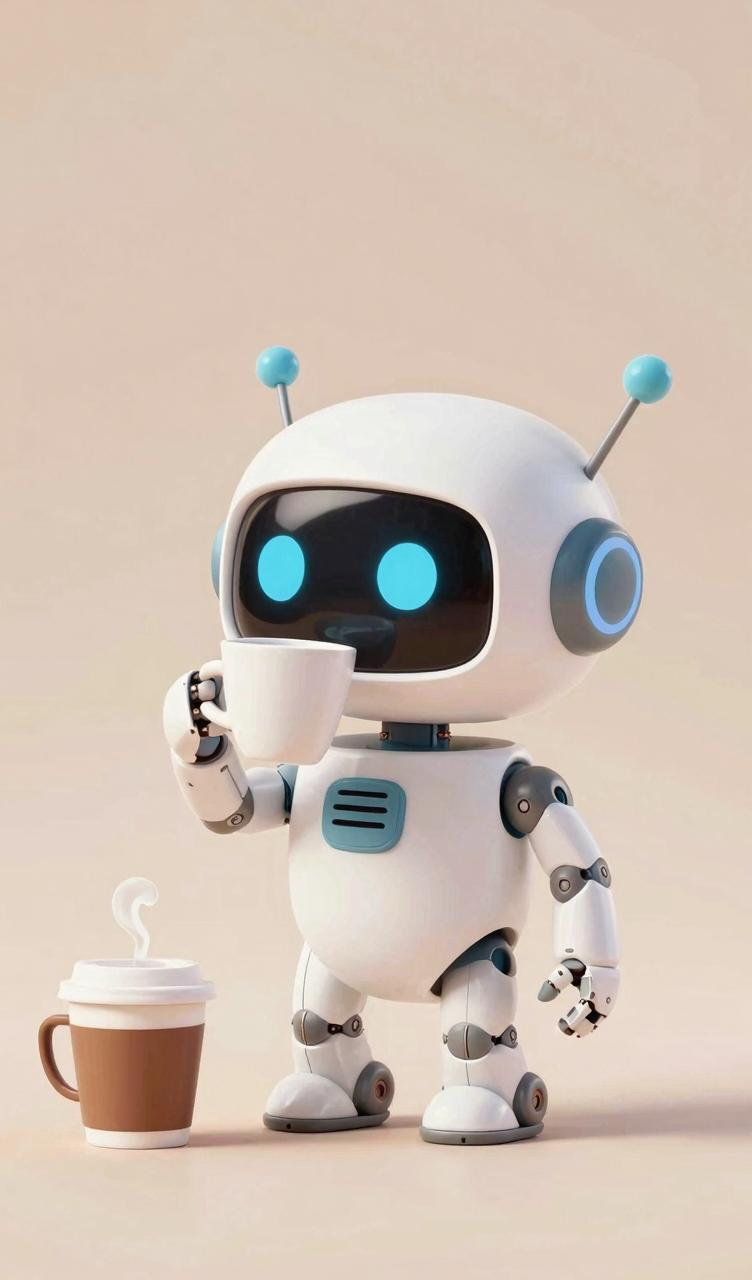
#> input picture skills/modelscope-api/assets/test_robot.jpg, 752 x 1280 px
$ python -i detect_characters.py   (imports and definitions only)
#> lines starting #> are read from the running program, lines starting #| are printed output that depends on the picture
#!/usr/bin/env python3
"""
detect_characters.py — Visual character clustering for the video-analyzer skill.

Usage:
    python3 detect_characters.py --frames-dir /tmp/video_work/frames \
                                  --output /tmp/video_work/characters.json \
                                  --manifest /tmp/video_work/manifest.json

Strategy:
  1. For each frame: extract dominant color regions from the top-half (character area)
  2. Build a color histogram fingerprint per frame
  3. Cluster frames by histogram similarity → each cluster = one recurring "character slot"
  4. Pick the most representative frame per cluster
  5. Output a characters.json with: count, clusters, representative_frame paths
"""

import argparse
import json
import os
import sys

import cv2
import numpy as np

parser = argparse.ArgumentParser()
# [10 lines not run here, left out]

# [1 line that did not run here, left out]
# [3 lines not run here, left out]

# ── Compute HSV histogram fingerprint per frame ───────────────────────────────
def frame_fingerprint(path):
    img = cv2.imread(path)
#> img is the input picture: shape (1280, 752, 3); mean B, G, R 178.8, 190.6, 205.9
    if img is None:
        return None
    h, w = img.shape[:2]
#> h = 1280; w = 752
    # Focus on center 60% of image width, top 70% of height (character body area)
    roi = img[0:int(h * 0.70), int(w * 0.20):int(w * 0.80)]
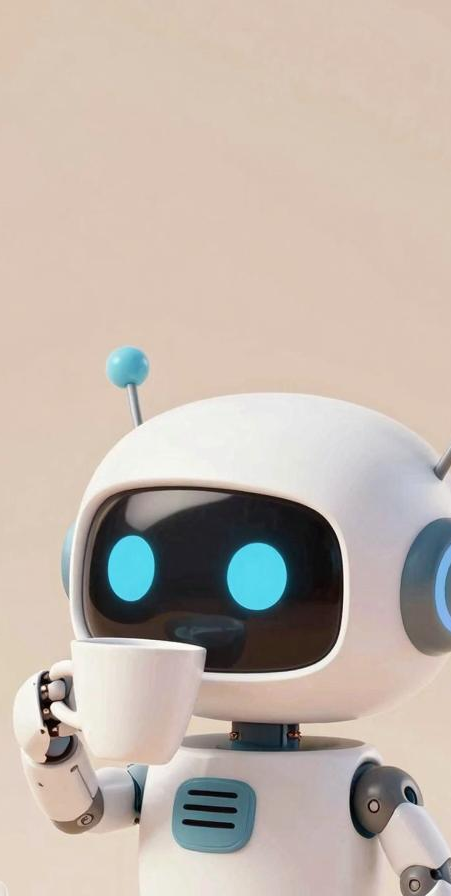
#> roi: shape (896, 451, 3); mean B, G, R 171.4, 180.5, 192.3
    hsv = cv2.cvtColor(roi, cv2.COLOR_BGR2HSV)
#> hsv: shape (896, 451, 3); mean H, S, V 30.3, 41.3, 196.5
    # 3-channel histogram: H(18 bins), S(8 bins), V(8 bins)
    hist = cv2.calcHist([hsv], [0, 1, 2], None, [18, 8, 8],
                        [0, 180, 0, 256, 0, 256])
    cv2.normalize(hist, hist)
    return hist.flatten()

# [1 line not run here, left out]
fingerprints = {}
# [4 lines not run here, left out]

# ── Greedy clustering by histogram correlation ────────────────────────────────
clusters = []  # list of {representative, members: [paths], timestamps: [...]}

# [1 line that did not run here, left out]

def hist_corr(a, b):
    # Reshape back to 3D for compareHist
    h1 = a.reshape(18, 8, 8).astype(np.float32)
    h2 = b.reshape(18, 8, 8).astype(np.float32)
    return cv2.compareHist(h1, h2, cv2.HISTCMP_CORREL)

# [1 line not run here, left out]
# [1 line that did not run here, left out]

# [27 lines not run here, left out]

# ── Output ────────────────────────────────────────────────────────────────────
result = {
    "character_count_detected": len(clusters),
    "characters": [
        {
            "character_id": c["character_id"],
            "appearances": len(c["members"]),
            "first_seen": c["timestamps"][0] if c["timestamps"] else "?",
            "last_seen": c["timestamps"][-1] if c["timestamps"] else "?",
            "representative_frame": c["representative"],
            "representative_timestamp": c["representative_timestamp"],
            "all_timestamps": c["timestamps"],
        }
        for c in clusters
    ]
}

# [7 lines not run here, left out]

>>> result = frame_fingerprint('../../modelscope-api/assets/test_robot.jpg')
#> result = 1152 values, max 0.987 at index 78, min 0 at index 23, mean 0.00159
